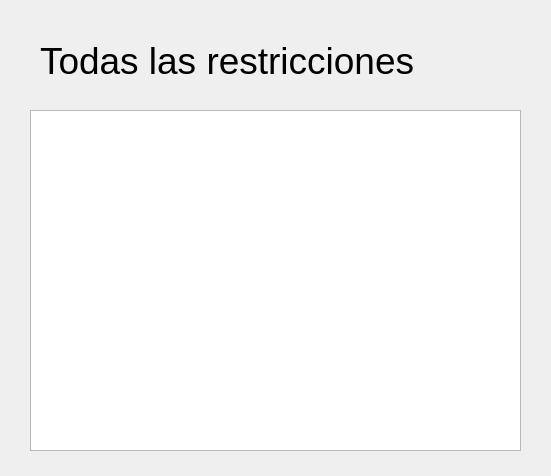
<?xml version="1.0" encoding="UTF-8"?>
<ui version="4.0">
 <class>ListaRestriccionesEx</class>
 <widget class="QWidget" name="ListaRestriccionesEx">
  <property name="geometry">
   <rect>
    <x>0</x>
    <y>0</y>
    <width>551</width>
    <height>476</height>
   </rect>
  </property>
  <property name="windowTitle">
   <string>ListaRestriccionesEx</string>
  </property>
  <widget class="QLabel" name="Title">
   <property name="geometry">
    <rect>
     <x>40</x>
     <y>40</y>
     <width>391</width>
     <height>41</height>
    </rect>
   </property>
   <property name="font">
    <font>
     <pointsize>28</pointsize>
    </font>
   </property>
   <property name="text">
    <string>Todas las restricciones</string>
   </property>
  </widget>
  <widget class="QListWidget" name="listaRest">
   <property name="geometry">
    <rect>
     <x>30</x>
     <y>110</y>
     <width>491</width>
     <height>341</height>
    </rect>
   </property>
  </widget>
 </widget>
 <resources/>
 <connections/>
</ui>
